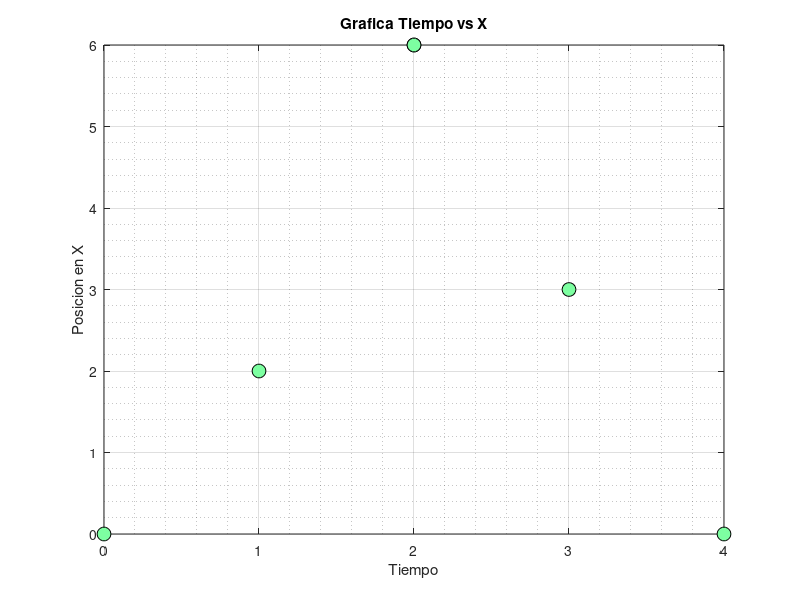
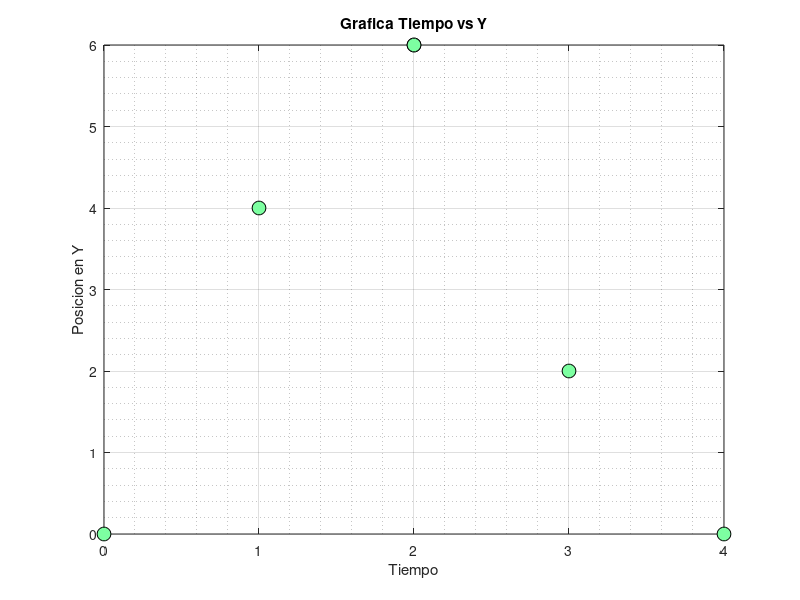
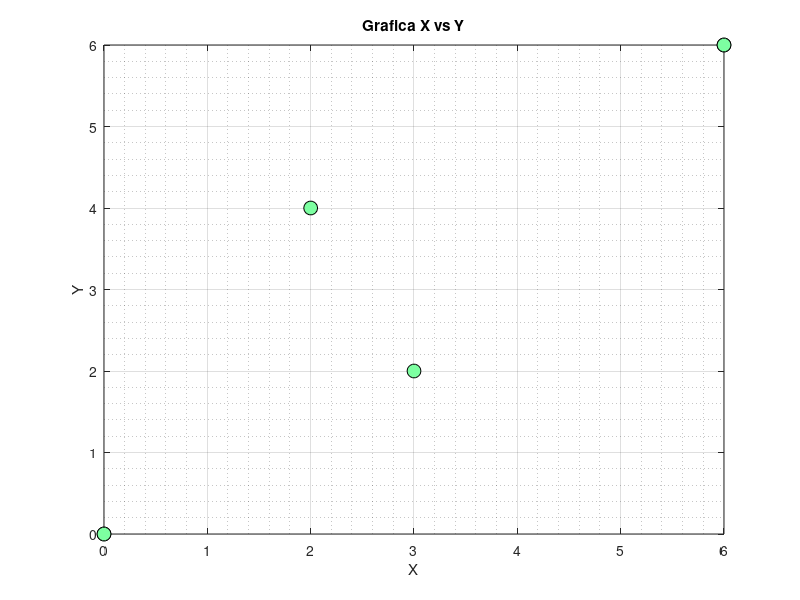

MATLAB code to generate these figures, in order: (Note: this script raises an error after producing the figures.)
#Ej8_TP05.m
clear all, clc; clf;
%DATOS:
x1 = [0,2,6];
y1 = [0,4,6];
t1 = [0,1,2];
x2 = [6,3,0];
y2 = [6,2,0];
t2 = [2,3,4];
% GRAFICA Tiempo vs X
figure (1) 
plot(t1,x1,'bo','MarkerEdgeColor','k','MarkerFaceColor',[0.49 1 0.63],'MarkerSize',10,...
t2,x2,'bo','MarkerEdgeColor','k','MarkerFaceColor',[0.49 1 0.63],'MarkerSize',10); 
grid on
grid minor
xlabel("Tiempo"); 
ylabel("Posicion en X"); 
title('Grafica Tiempo vs X');
hold on;

% GRAFICA T vs Y
figure (2); 
plot(t1,y1,'o','MarkerEdgeColor','k','MarkerFaceColor',[0.49 1 0.63],'MarkerSize',10,...
t2,y2,'o','MarkerEdgeColor','k','MarkerFaceColor',[0.49 1 0.63],'MarkerSize',10); 
grid on
grid minor
xlabel("Tiempo"); 
ylabel("Posicion en Y"); 
title('Grafica Tiempo vs Y');
hold on;

% GRAFICA X vs Y
figure (3); 
plot(x1,y1,'o','MarkerEdgeColor','k','MarkerFaceColor',[0.49 1 0.63],'MarkerSize',10,...
x2,y2,'o','MarkerEdgeColor','k','MarkerFaceColor',[0.49 1 0.63],'MarkerSize',10); 
grid on
grid minor
xlabel("X"); 
ylabel("Y"); 
title('Grafica X vs Y');
hold on;

% GRAFICA LAS SPLINES DE LA PRIMERA ETAPA trayectorias azules
[ax,bx,cx,dx] = trazador_cubico_sujeto(t1,x1,0,0)
%[ax, bx, cx, dx] = Spline_Cubico_Sujeto(t1, x1, 0, 0);
Mx = [ax,bx,cx,dx]; % Matriz con coeficientes de cada trayectoria
[ay,by,cy,dy] = trazador_cubico_sujeto(t1,y1,0,0)
%[ay, by, cy, dy] = Spline_Cubico_Sujeto(t1, y1, 0, 0)
My = [ay,by,cy,dy]; % Matriz con coeficientes de cada trayectoria
n = size(Mx,1);
# Armamos las splines para las dos trayectorias en cada etapa
for i = 1:n
tt = linspace(t1(i),t1(i+1));
xx = Mx(i,1)+Mx(i,2)*(tt-t1(i))+Mx(i,3)*((tt-t1(i)).^2)+Mx(i,4)*((tt-t1(i)).^3);
yy = My(i,1)+My(i,2)*(tt-t1(i))+My(i,3)*((tt-t1(i)).^2)+My(i,4)*((tt-t1(i)).^3);

figure (1); 
plot(tt,xx,'b-',"linewidth",3);
figure (2); 
plot(tt,yy,'b-',"linewidth",3);
figure (3); 
plot(xx,yy,'b-',"linewidth",3);
endfor

% GRAFICAS LOS SPLINES DE LA SEGUNDA ETAPA trayectorias rojas
[ax,bx,cx,dx] = Spline_Cubico_Sujeto(t2,x2,0,0); # programnado segun el Burden
Mx = [ax',bx',cx',dx']; % Matriz con coeficientes de cada trayectoria
[ay,by,cy,dy] = Spline_Cubico_Sujeto(t2,y2,0,0); # programnado segun el Burden
My = [ay',by',cy',dy']; % Matriz con coeficientes de cada trayectoria
n = size(Mx,1);
# Armamos las splines para las dos trayectorias en cada etapa
for i = 1:n
tt = linspace(t2(i),t2(i+1));
xx = Mx(i,1)+Mx(i,2)*(tt-t2(i))+Mx(i,3)*((tt-t2(i)).^2)+Mx(i,4)*((tt-t2(i)).^3);
yy = My(i,1)+My(i,2)*(tt-t2(i))+My(i,3)*((tt-t2(i)).^2)+My(i,4)*((tt-t2(i)).^3);
figure (1); 
plot(tt,xx,'r-',"linewidth",2);
figure (2); 
plot(tt,yy,'r-',"linewidth",2);
figure (3); 
plot(xx,yy,'r-',"linewidth",2);
endfor